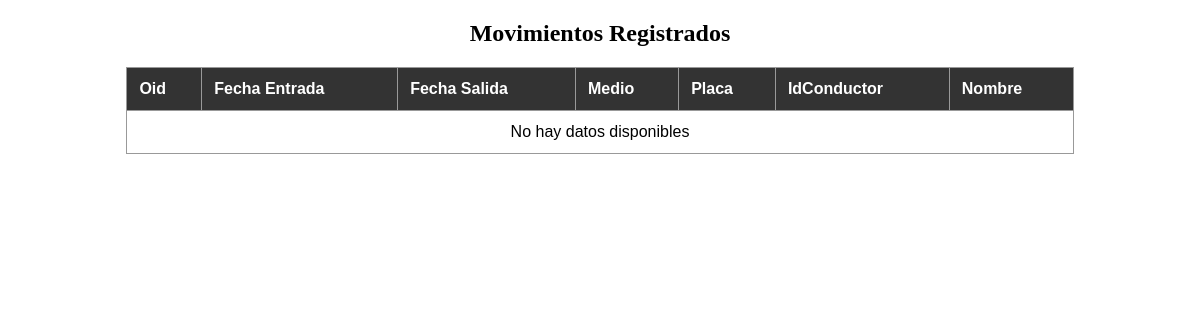
The page /pages/modules/Informe/TablaMovimientos.php on the database as committed earlier.
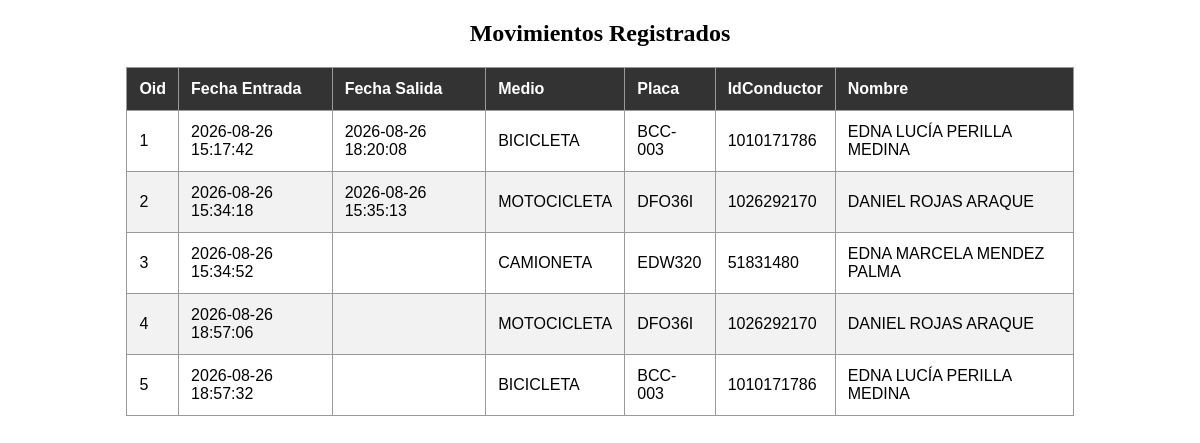
The same page on the database as committed later.
### tables this page shows
CREATE TABLE `movimiento` (
  `Oid` int(11) NOT NULL,
  `fecha_entrada` timestamp NULL DEFAULT NULL,
  `fecha_salida` timestamp NULL DEFAULT NULL,
  `Medio` varchar(45) DEFAULT NULL,
  `IdVehiculo` varchar(45) DEFAULT NULL,
  `IdConductor` int(11) DEFAULT NULL
);

CREATE TABLE `conductor` (
  `Oid` int(11) NOT NULL,
  `IdConductor` int(45) NOT NULL,
  `Nombre` varchar(45) DEFAULT NULL,
  `Area` varchar(100) DEFAULT NULL,
  `Piso` varchar(45) DEFAULT NULL,
  `Celular` varchar(15) DEFAULT NULL,
  `Correo` varchar(45) DEFAULT NULL,
  `Vinculacion` varchar(45) DEFAULT NULL
);

### pages/modules/Informe/TablaMovimientos.php (the view, shortened to what this page needs)
<!DOCTYPE html>
<html lang="es">
<head>
</head>
<body>
    <h2 style="text-align:center;">Movimientos Registrados</h2>
    <table>
        <thead>
            <tr>
                <th>Oid</th>
                <th>Fecha Entrada</th>
                <th>Fecha Salida</th>
                <th>Medio</th>
                <th>Placa</th>
                <th>IdConductor</th>
                <th>Nombre</th>
            </tr>
        </thead>
        <tbody>
            <?php
            $conexion = mysqli_connect("localhost", "root", "", "parqueadero");
            $sql = "SELECT m.Oid, m.fecha_entrada, m.fecha_salida,m.Medio, m.IdVehiculo, m.IdConductor,
               c.Nombre AS nombreConductor,
               m.Medio AS tipoVehiculo
        FROM movimiento m
        INNER JOIN conductor c ON m.IdConductor = c.IdConductor";
            $resultado = mysqli_query($conexion, $sql);
            if (mysqli_num_rows($resultado) > 0) {
                while ($fila = mysqli_fetch_assoc($resultado)) {
                    echo "<tr>";
                    echo "<td>" . $fila["Oid"] . "</td>";
                    echo "<td>" . $fila["fecha_entrada"] . "</td>";
                    echo "<td>" . $fila["fecha_salida"] . "</td>";
                    echo "<td>" . $fila["tipoVehiculo"] . "</td>";
                    echo "<td>" . $fila["IdVehiculo"] . "</td>";
                    echo "<td>" . $fila["IdConductor"] . "</td>";
                    echo "<td>" . $fila["nombreConductor"] . "</td>";
                    echo "</tr>";
                }
            } else {
                echo "<tr><td colspan='7' style='text-align:center;'>No hay datos disponibles</td></tr>";
            }
            ?>
        </tbody>
    </table>
</body>
</html>

### pages/modules/Informe/TablaMovimientos.php (style rules this page uses)
table { width: 80%; margin: 20px auto; border-collapse: collapse; font-family: Arial, sans-serif; }
th, td { border: 1px solid #999; padding: 12px; text-align: left; }
th { background-color: #333; color: white; }
tr:nth-child(even) { background-color: #f2f2f2; }

Rows that differ between the two databases and show on the page:
now on this page (row edited): movimiento: Oid "1", fecha_entrada "2026-08-26 15:17:42", fecha_salida "2026-08-26 18:20:08", Medio "BICICLETA", IdVehiculo "BCC-003", IdConductor "1010171786", conductor.Nombre "EDNA LUCÍA PERILLA MEDINA"
now on this page (row edited): movimiento: Oid "2", fecha_entrada "2026-08-26 15:34:18", fecha_salida "2026-08-26 15:35:13", Medio "MOTOCICLETA", IdVehiculo "DFO36I", IdConductor "1026292170", conductor.Nombre "DANIEL ROJAS ARAQUE"
now on this page (row edited): movimiento: Oid "3", fecha_entrada "2026-08-26 15:34:52", Medio "CAMIONETA", IdVehiculo "EDW320", IdConductor "51831480", conductor.Nombre "EDNA MARCELA MENDEZ PALMA"
now on this page (row edited): movimiento: Oid "4", fecha_entrada "2026-08-26 18:57:06", Medio "MOTOCICLETA", IdVehiculo "DFO36I", IdConductor "1026292170", conductor.Nombre "DANIEL ROJAS ARAQUE"
now on this page (row edited): movimiento: Oid "5", fecha_entrada "2026-08-26 18:57:32", Medio "BICICLETA", IdVehiculo "BCC-003", IdConductor "1010171786", conductor.Nombre "EDNA LUCÍA PERILLA MEDINA"
Other text that changed with them:
text no longer shown: "No hay datos disponibles"
